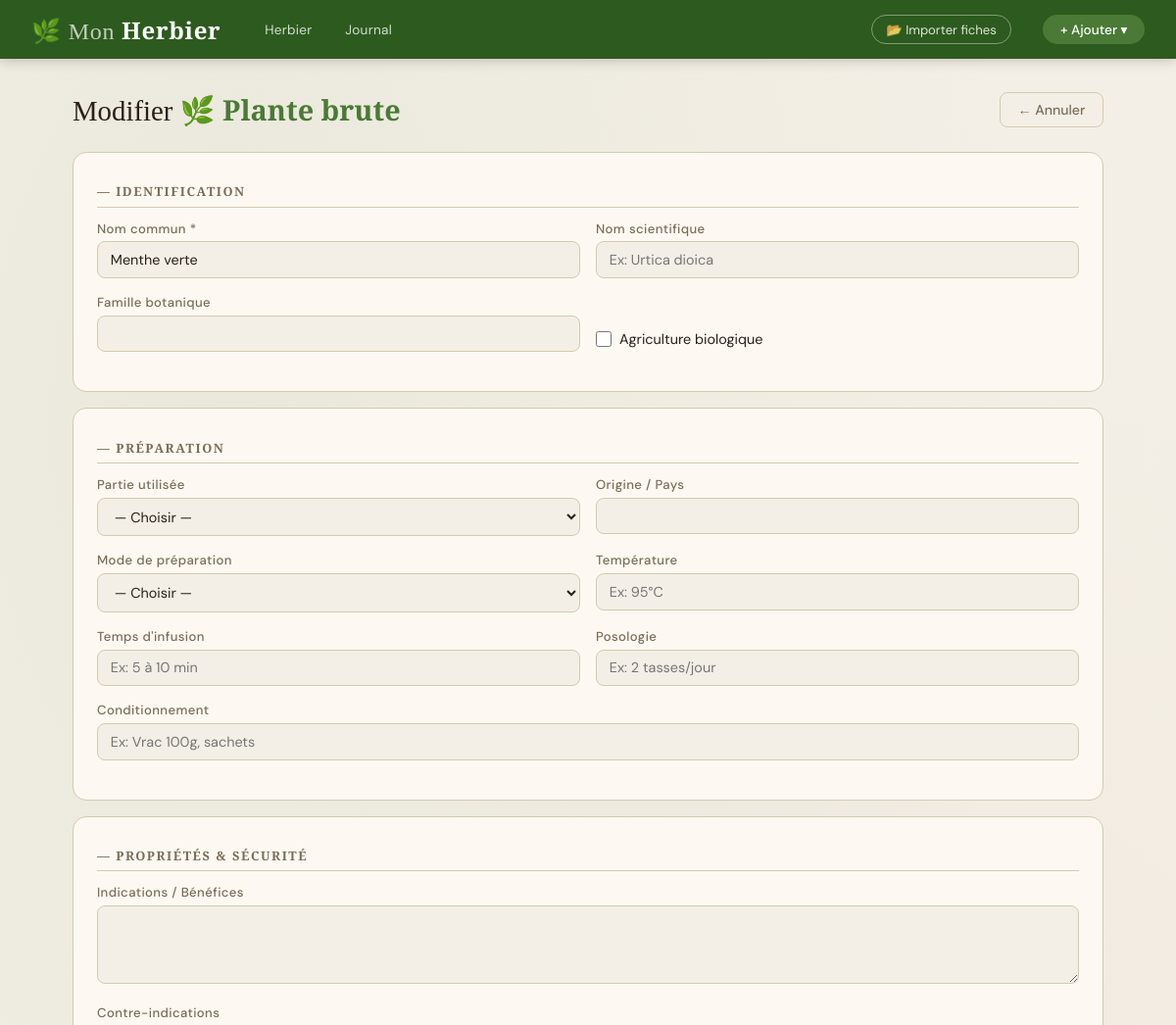
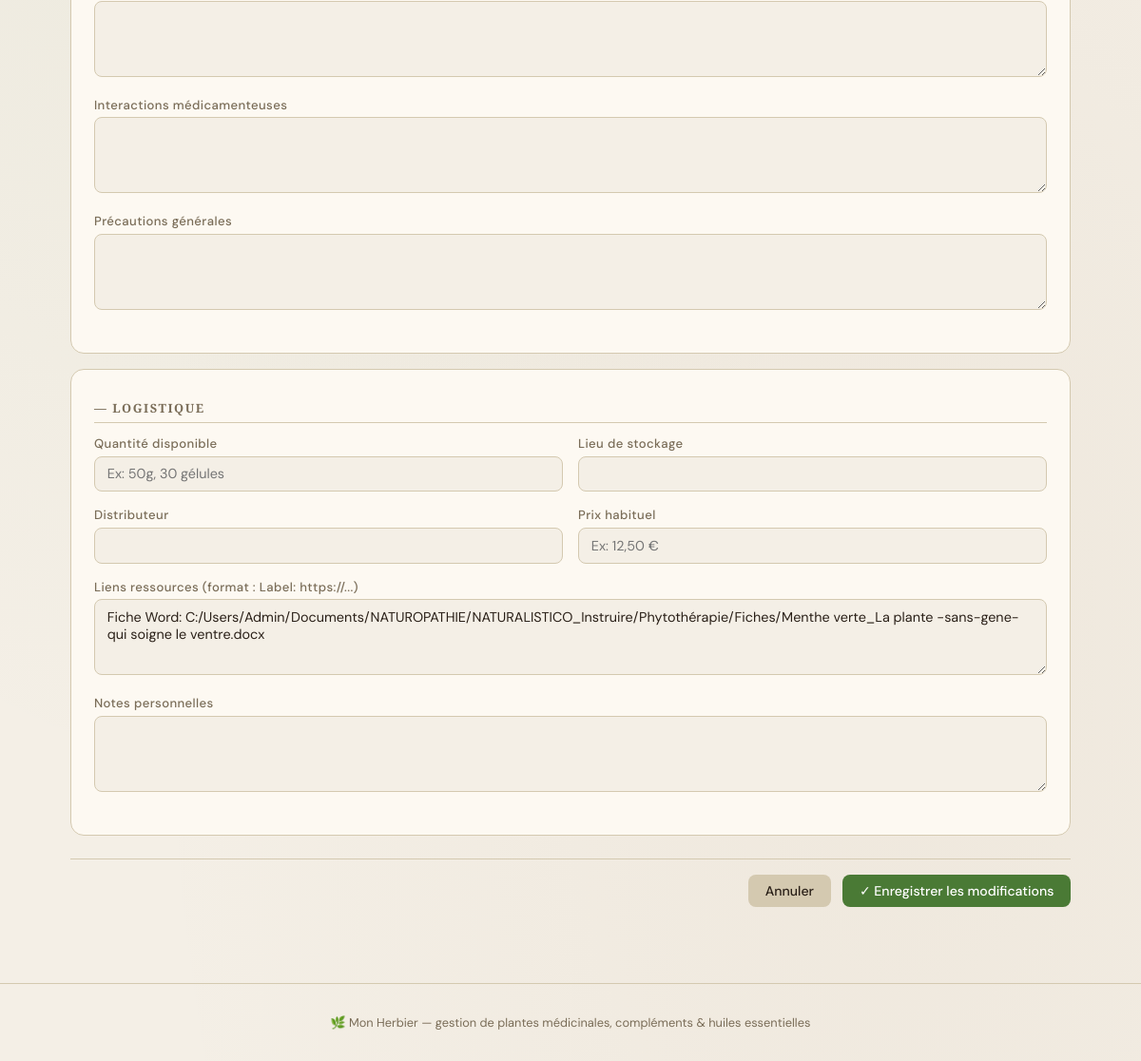
/plante/2/modifier, run on the app's committed database (2 pictures, top to bottom).
### tables this page shows
CREATE TABLE plantes (
        id           INTEGER PRIMARY KEY AUTOINCREMENT,
        type         TEXT    NOT NULL,   -- brute | complement | he | jardin
        nom          TEXT    NOT NULL,
        latin        TEXT    DEFAULT '',
        famille      TEXT    DEFAULT '',
        bio          INTEGER DEFAULT 0,  -- 0=non, 1=oui
        proprietes   TEXT    DEFAULT '',
        contre       TEXT    DEFAULT '',
        interactions TEXT    DEFAULT '',
        precautions  TEXT    DEFAULT '',
        distributeur TEXT    DEFAULT '',
        prix         TEXT    DEFAULT '',
        quantite     TEXT    DEFAULT '',
        stockage     TEXT    DEFAULT '',
        liens        TEXT    DEFAULT '',
        notes        TEXT    DEFAULT ''
    );

### app.py (the view)
@app.route("/plante/<int:plante_id>/modifier")
def modifier(plante_id):
    plante = get_plante(plante_id)
    if not plante:
        flash("Plante introuvable.", "error")
        return redirect(url_for("index"))
    return render_template("formulaire.html", plante=plante, mode="modif")

### app.py (called while the page is built)
@app.context_processor
def inject_globals():
    return {
        "type_labels":   TYPE_LABELS,
        "type_couleurs": TYPE_COULEURS,
        "today":         date.today().isoformat(),
    }

### database.py (called while the page is built)
def get_conn():
    conn = sqlite3.connect(DB_PATH)
    conn.row_factory = sqlite3.Row
    conn.execute("PRAGMA journal_mode=WAL")   # meilleure concurrence
    conn.execute("PRAGMA foreign_keys=ON")    # intégrité référentielle
    return conn

def _row_to_plante(row_base, row_spec, type_: str) -> Plante:
    obj = creer_plante(type_)
    obj.id = row_base["id"]
    for champ in CHAMPS_COMMUNS:
        setattr(obj, champ, row_base[champ])
    obj.bio = bool(row_base["bio"])
    if row_spec:
        for champ in CHAMPS_SPECIFIQUES.get(type_, []):
            val = row_spec[champ]
            if champ == "vivace":
                val = bool(val)
            setattr(obj, champ, val)
    return obj

def get_plante(plante_id: int) -> Plante | None:
    conn = get_conn()
    c = conn.cursor()
    row = c.execute("SELECT * FROM plantes WHERE id = ?", (plante_id,)).fetchone()
    if not row:
        conn.close()
        return None
    t = row["type"]
    table = TABLE_SPECIFIQUE.get(t)
    row_spec = c.execute(
        f"SELECT * FROM {table} WHERE plante_id = ?", (plante_id,)
    ).fetchone() if table else None
    obj = _row_to_plante(row, row_spec, t)
    conn.close()
    return obj

### models.py (called while the page is built)
def creer_plante(type_: str) -> Plante:
    cls = CLASSES_MAP.get(type_)
    if cls is None:
        raise ValueError(f"Type inconnu : {type_!r}. Valeurs valides : {list(CLASSES_MAP)}")
    return cls()

### templates/formulaire.html (shortened to what this page needs)
{% extends "base.html" %}
{% block content %}
{% set couleur = type_couleurs.get(plante.TYPE, '#4a7a35') %}
<div class="form-header">
  <h1 class="form-title">
    {{ 'Modifier' if mode == 'modif' else 'Nouvelle' }}
    <strong>{{ type_labels.get(plante.TYPE, plante.TYPE) }}</strong>
  </h1>
  <a href="{{ '/plante/' + plante.id|string if mode == 'modif' else '/' }}"
     class="btn btn-ghost">← Annuler</a>
</div>
<form action="/plante/sauvegarder" method="post">
  <div class="form-card">
    <div class="section-title" style="margin-top:0">— Identification</div>
    <div class="grid-2">
      <div class="form-group">
        <label class="form-label">Nom commun *</label>
        <input type="text" name="nom" class="form-control"
               value="{{ plante.nom }}" required placeholder="Ex: Ortie">
      </div>
      <div class="form-group">
        <label class="form-label">Nom scientifique</label>
        <input type="text" name="latin" class="form-control"
               value="{{ plante.latin }}" placeholder="Ex: Urtica dioica">
      </div>
    </div>
    <div class="grid-2">
      <div class="form-group">
        <label class="form-label">Famille botanique</label>
        <input type="text" name="famille" class="form-control" value="{{ plante.famille }}">
      </div>
      <div class="form-group" style="display:flex;align-items:flex-end;padding-bottom:.3rem">
        <label class="checkbox-label">
          <input type="checkbox" name="bio" {% if plante.bio %}checked{% endif %}>
          Agriculture biologique
        </label>
      </div>
    </div>
  </div>
  <div class="form-card">
    {% if plante.TYPE == 'brute' %}
      <div class="section-title" style="margin-top:0">— Préparation</div>
      <div class="grid-2">
        <div class="form-group">
          <label class="form-label">Partie utilisée</label>
          <select name="partie" class="form-control">
            {% for opt in ['', 'Feuilles', 'Fleurs', 'Racine', 'Écorce', 'Fruit', 'Graine', 'Tige', 'Plante entière'] %}
              <option value="{{ opt }}" {{ 'selected' if plante.partie == opt }}>{{ opt or '— Choisir —' }}</option>
            {% endfor %}
          </select>
        </div>
        <div class="form-group">
          <label class="form-label">Origine / Pays</label>
          <input type="text" name="origine" class="form-control" value="{{ plante.origine }}">
        </div>
      </div>
      <div class="grid-2">
        <div class="form-group">
          <label class="form-label">Mode de préparation</label>
          <select name="mode_preparation" class="form-control">
            {% for opt in ['', 'Infusion', 'Décoction', 'Macérat huileux', 'Macérat glycériné', 'Teinture mère', 'Poudre', 'Autre'] %}
              <option value="{{ opt }}" {{ 'selected' if plante.mode_preparation == opt }}>{{ opt or '— Choisir —' }}</option>
            {% endfor %}
          </select>
        </div>
        <div class="form-group">
          <label class="form-label">Température</label>
          <input type="text" name="temperature" class="form-control"
                 value="{{ plante.temperature }}" placeholder="Ex: 95°C">
        </div>
      </div>
      <div class="grid-2">
        <div class="form-group">
          <label class="form-label">Temps d'infusion</label>
          <input type="text" name="temps_infusion" class="form-control"
                 value="{{ plante.temps_infusion }}" placeholder="Ex: 5 à 10 min">
        </div>
        <div class="form-group">
          <label class="form-label">Posologie</label>
          <input type="text" name="posologie" class="form-control"
                 value="{{ plante.posologie }}" placeholder="Ex: 2 tasses/jour">
        </div>
      </div>
      <div class="form-group">
        <label class="form-label">Conditionnement</label>
        <input type="text" name="conditionnement" class="form-control"
               value="{{ plante.conditionnement }}" placeholder="Ex: Vrac 100g, sachets">
      </div>
    {% endif %}
  </div>
  <div class="form-card">
    <div class="section-title" style="margin-top:0">— Propriétés & Sécurité</div>
    <div class="form-group">
      <label class="form-label">Indications / Bénéfices</label>
      <textarea name="proprietes" class="form-control" rows="3">{{ plante.proprietes }}</textarea>
    </div>
    <div class="form-group">
      <label class="form-label">Contre-indications</label>
      <textarea name="contre" class="form-control" rows="2">{{ plante.contre }}</textarea>
    </div>
    <div class="form-group">
      <label class="form-label">Interactions médicamenteuses</label>
      <textarea name="interactions" class="form-control" rows="2">{{ plante.interactions }}</textarea>
    </div>
    <div class="form-group">
      <label class="form-label">Précautions générales</label>
      <textarea name="precautions" class="form-control" rows="2">{{ plante.precautions }}</textarea>
    </div>
  </div>
  <div class="form-card">
    <div class="section-title" style="margin-top:0">— Logistique</div>
    <div class="grid-2">
      <div class="form-group">
        <label class="form-label">Quantité disponible</label>
        <input type="text" name="quantite" class="form-control"
               value="{{ plante.quantite }}" placeholder="Ex: 50g, 30 gélules">
      </div>
      <div class="form-group">
        <label class="form-label">Lieu de stockage</label>
        <input type="text" name="stockage" class="form-control" value="{{ plante.stockage }}">
      </div>
    </div>
    <div class="grid-2">
      <div class="form-group">
        <label class="form-label">Distributeur</label>
        <input type="text" name="distributeur" class="form-control" value="{{ plante.distributeur }}">
      </div>
      <div class="form-group">
        <label class="form-label">Prix habituel</label>
        <input type="text" name="prix" class="form-control"
               value="{{ plante.prix }}" placeholder="Ex: 12,50 €">
      </div>
    </div>
    <div class="form-group">
      <label class="form-label">Liens ressources (format : Label: https://...)</label>
      <textarea name="liens" class="form-control" rows="2"
                placeholder="Doctissimo: https://...&#10;Pubmed: https://...">{{ plante.liens }}</textarea>
    </div>
    <div class="form-group">
      <label class="form-label">Notes personnelles</label>
      <textarea name="notes" class="form-control" rows="3">{{ plante.notes }}</textarea>
    </div>
  </div>
  <div class="form-actions">
    <a href="{{ '/plante/' + plante.id|string if mode == 'modif' else '/' }}"
       class="btn btn-secondary">Annuler</a>
    <button type="submit" class="btn btn-primary">
      ✓ {{ 'Enregistrer les modifications' if mode == 'modif' else 'Créer la fiche' }}
    </button>
  </div>
</form>
{% endblock %}

### templates/base.html (style rules this page uses)
:root { --bg: #f4efe6; --paper: #fdf9f2; --ink: #2a2018; --muted: #7a6d58; --border: #d4c9b0; --vert: #4a7a35; --vert2: #2d5a1e; --vert-pale:#e8f0e3; --brun: #8b6030; --rouge: #8b3020; --bleu: #3a6080; --olive: #6a8a3a; --shadow: rgba(42,32,24,.10); }
*, *::before, *::after { box-sizing: border-box; margin: 0; padding: 0; }
html { font-size: 16px; scroll-behavior: smooth; }
body { font-family: 'DM Sans', sans-serif; background: var(--bg); color: var(--ink); min-height: 100vh; background-image: radial-gradient(ellipse at 20% 20%, rgba(74,122,53,.06) 0%, transparent 60%), radial-gradient(ellipse at 80% 80%, rgba(139,96,48,.05) 0%, transparent 60%); }
.btn { display: inline-flex; align-items: center; gap: .4rem; padding: .5rem 1.1rem; border-radius: 8px; border: none; font-family: 'DM Sans', sans-serif; font-size: .88rem; font-weight: 500; cursor: pointer; text-decoration: none; transition: all .2s; }
.btn-primary { background: var(--vert); color: #fff; }
.btn-secondary { background: var(--border); color: var(--ink); }
.btn-ghost { background: none; border: 1px solid var(--border); color: var(--muted); }
.section-title { font-family: 'Cormorant Garamond', serif; font-size: .8rem; font-weight: 600; text-transform: uppercase; letter-spacing: .12em; color: var(--muted); padding: .4rem 0; border-bottom: 1px solid var(--border); margin: 1.2rem 0 .8rem; }
.form-group { margin-bottom: 1rem; }
.form-label { display: block; font-size: .82rem; font-weight: 500; color: var(--muted); margin-bottom: .3rem; letter-spacing: .03em; }
.form-control { width: 100%; padding: .55rem .8rem; background: var(--bg); border: 1px solid var(--border); border-radius: 8px; font-family: 'DM Sans', sans-serif; font-size: .9rem; color: var(--ink); transition: border-color .2s, box-shadow .2s; }
textarea.form-control { resize: vertical; min-height: 80px; }
select.form-control { cursor: pointer; }
.checkbox-label { display: flex; align-items: center; gap: .5rem; font-size: .9rem; cursor: pointer; }
input[type="checkbox"] { width: 16px; height: 16px; accent-color: var(--vert); }
.grid-2 { display: grid; grid-template-columns: 1fr 1fr; gap: 1rem; }

### data on the page
plantes: nom "Menthe verte", liens "Fiche Word: C:/Users/Admin/Documents/NATUROPATHIE/NATURALISTICO_Instruire/Phytothérapie/Fiches/Menthe verte_La plante -sans-gene- qui soigne le ventre.docx"

### other printed values
{{ 'Modifier' if mode == 'modif' else 'Nouvelle' }} "Modifier"
{{ type_labels.get(plante.TYPE, plante.TYPE) }} "🌿 Plante brute"
form field partie "— Choisir —"
form field mode_preparation "— Choisir —"
